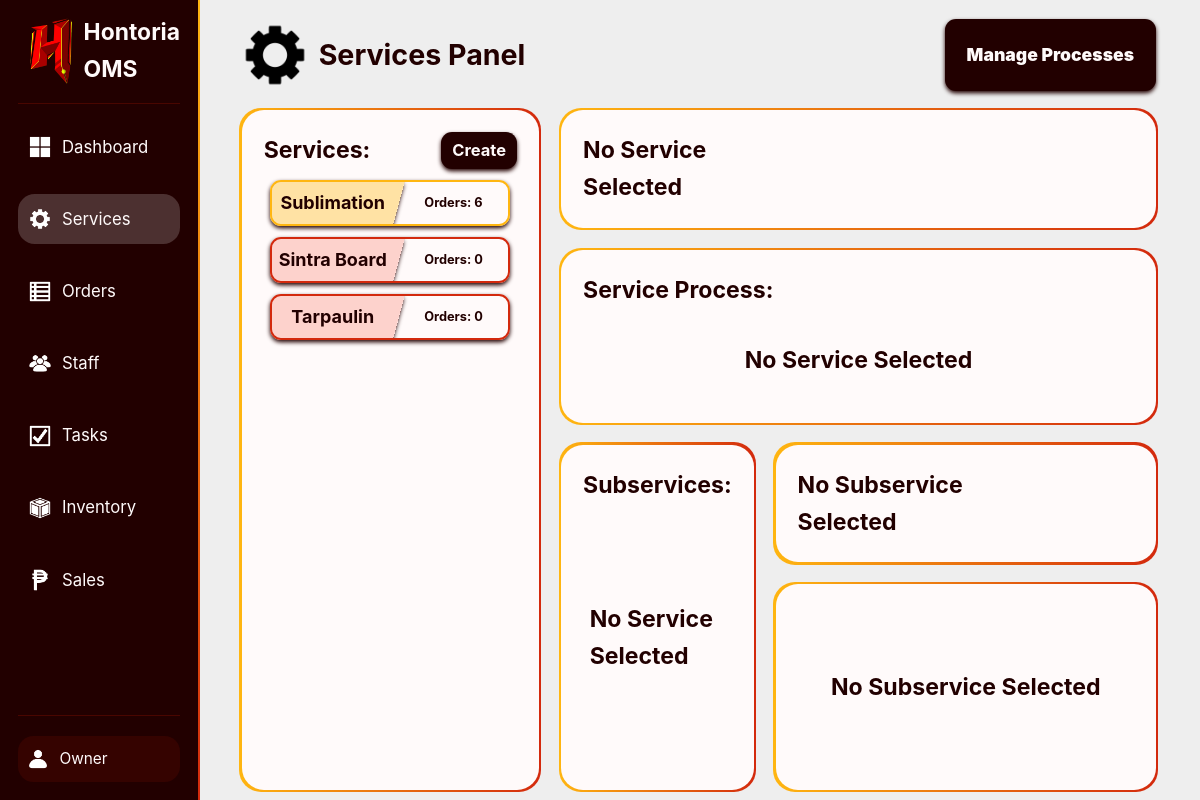
/internalWeb/public/index.php?page=services (signed in), run on the app's committed database.
### tables this page shows
CREATE TABLE services (
    id INT UNSIGNED AUTO_INCREMENT PRIMARY KEY,
    name VARCHAR(50) UNIQUE NOT NULL,
    hasDesign BOOLEAN DEFAULT FALSE,
    hasVariableList BOOLEAN DEFAULT FALSE,
    isActive BOOLEAN DEFAULT FALSE,
    description TEXT
);

### InternalWeb/Controllers/ServicesC.php (called while the page is built, shortened)
<?php
class ServicesC {
    private $servicesModel;
    public function __construct($pdo) {
        require_once __DIR__ . '/../Models/ServicesM.php';
        $this->servicesModel = new ServicesM($pdo);
    }
    public function showServices($serviceID, $subserviceID) {
        $servicesList = $this->servicesModel->getServices();
        $serviceOrderCountMap = $this->servicesModel->getAllServicesOrderCountMapped();
        require __DIR__ . '/../Views/Services/Page.php';
    }
}

### InternalWeb/Models/ServicesM.php (called while the page is built, shortened)
<?php
class ServicesM {
    private $pdo;
    public function __construct($pdo) {
        $this->pdo = $pdo;
    }
    public function getServices() {
        $query = "SELECT * FROM services ORDER BY isActive DESC, name ASC";
        $stmt = $this->pdo->prepare($query);
        $stmt->execute();
        return $stmt->fetchAll(PDO::FETCH_ASSOC);
    }
    public function getAllServicesOrderCount() {
        $query = "
            SELECT
                services.id AS serviceID,
                COUNT(orders.id) AS orderCount
            FROM orders
            JOIN subservices ON orders.subserviceID = subservices.id
            JOIN services ON subservices.serviceID = services.id
            GROUP BY services.id
        ";
        $stmt = $this->pdo->prepare($query);
        $stmt->execute();
        return $stmt->fetchAll(PDO::FETCH_ASSOC);
    }
    public function getAllServicesOrderCountMapped() {
        $map = [];
        foreach ($this->getAllServicesOrderCount() as $item) {
            $map[$item['serviceID']] = $item['orderCount'];
        }
        return $map;
    }
}

### InternalWeb/Views/Services/Page.php (the view, shortened to what this page needs)
<!DOCTYPE html>
<html>
<head>
    <link rel="stylesheet" href="../../Shared/CSS/Main.css">
    <link rel="stylesheet" href="../.CSS/ServicesPage.css">
</head>
<body class="asideLayout fixedScreen">
    <?php include("../Views/.Components/SideBar.php"); ?>
    <main class="columnLayout midGap">
        <h1 class="titleLogo minGap tinHeight">
            <img src="../../Shared/Img/GearIcon.png" alt="Gear"> Services Panel
            <div class="rowLayout minGap flexMax contentFlexEnd">
                <a href="index.php?page=services&action=manageProcesses" class="roundedMin centerColumnLayout importantInput regPadding emphasizedText shadowed">
                    Manage Processes
                </a>
            </div>
        </h1>
        <section class="rowLayout flexMax midGap">
            <div class="flexMid columnLayout midGap">
                <section class="centerColumnLayout roundedMid flexMid">
                    <div class="box fullHeight fullWidth roundedMid columnLayout tinGap">
                        <div class="centerHoriRowLayout">
                            <h2 class="flexMax">Services:</h2>
                            <button type="button" class="darkBG emphasizedText noBorder shadowed whiteText centerColumnLayout fullHeight"
                                id="createServiceButton">
                                <b>Create</b>
                            </button>
                        </div>
                        <section class="minGap columnLayout scrollable flexMax noFlexBasis noMinHeight contentFlexStart regMinPadding" id="servicesList">
                            <?php foreach ($servicesList as $service): ?>
                                <?php
                                $name = trim("{$service['name']}");
                                $borderClass = $service['isActive'] ? 'yellowBorder' : 'redBorder';
                                $bgClass = $service['isActive'] ? 'yellowTransBG' : 'redTransBG';
                                $orderCount = $serviceOrderCountMap[$service['id']] ?? 0;
                                ?>
                                <div class="roundedMin centerHoriRowLayout flexStatic serviceElement <?= $borderClass ?> shadowed clickable fixedScreen noShrink"
                                    data-id="<?= $service['id'] ?>" data-name="<?= $service['name'] ?>" data-is-active="<?= $service['isActive'] ?>"
                                    data-has-design="<?= $service['hasDesign'] ?>" data-has-variable-list="<?= $service['hasVariableList'] ?>"
                                    data-order-count="<?= $orderCount ?>">
                                    <div class="capitalFirst centerText regMinPadding flexMax skewedXNegBG shadowed <?= $bgClass ?>">
                                        <h3><?= $name ?></h3>
                                    </div>
                                    <h5 class="capitalFirst centerText regMinPadding minWidth">Orders: <?= $orderCount ?></h5>
                                </div>
                            <?php endforeach; ?>
                        </section>
                    </div>
                </section>
            </div>
            <section class="columnLayout midGap flexMax">
                <section class="centerColumnLayout roundedMid minGap">
                    <div class="centerHoriRowLayout minGap box roundedMid fullHeight fullWidth">
                        <h2 id="selectedServiceTitle" class="capitalFirst flexMax">No Service Selected</h2>
                        <div class="flexMax centerHoriRowLayout minGap fullHeight" id="objectiveButtonsContainer"></div>
                        <div class="flexMid centerHoriRowLayout minGap fullHeight" id="serviceStatusButtonsContainer"></div>
                    </div>
                </section>
                <div class="columnLayout flexMax midGap">
                    <section class="centerColumnLayout roundedMid minGap flexMid">
                        <div class="columnLayout minGap box roundedMid fullHeight fullWidth">
                            <div class="centerHoriRowLayout minGap">
                                <h2 class="flexMax">Service Process:</h2>
                            </div>
                            <div class="centerHoriRowLayout minGap flexMax" id="serviceProcess">
                                <h2 class="centerMarginsSelf">No Service Selected</h2>
                            </div>
                        </div>
                    </section>
                    <div class="rowLayout flexMax midGap noMinHeight noFlexBasis">
                        <section class="centerColumnLayout roundedMid minGap flexMid">
                            <div class="box fullHeight fullWidth roundedMid columnLayout tinGap">
                                <div class="centerHoriRowLayout">
                                    <h2 class="flexMax">Subservices:</h2>
                                </div>
                                <section class="minGap columnLayout scrollable flexMax noFlexBasis noMinHeight contentFlexStart regMinPadding" id="subservicesContainer">
                                    <h2 class="centerMarginsSelf">No Service Selected</h2>
                                </section>
                            </div>
                        </section>
                        <div class="columnLayout midGap flexMax">
                            <section class="centerRowLayout roundedMid">
                                <div class="centerHoriRowLayout minGap box roundedMid fullHeight fullWidth">
                                    <h2 class="flexMax capitalFirst" id="selectedSubserviceTitle">No Subservice Selected</h2>
                                    <div class="centerHoriRowLayout minGap fullHeight flexMid" id="subserviceStatusButtonsContainer"></div>
                                </div>
                            </section>
                            <section class="centerRowLayout roundedMid flexMax">
                                <div class="centerHoriRowLayout minGap box roundedMid fullHeight fullWidth" id="subserviceDataContainer">
                                    <h2 class="centerMarginsSelf">No Subservice Selected</h2>
                                </div>
                            </section>
                        </div>
                    </div>
                </div>
            </section>
        </section>
    </main>
    <?php include("../Views/.Components/ConfirmationBox.php"); ?>
    <?php include("../Views/.Components/ImageBox.php"); ?>
</body>
</html>

### PublicWeb/.CSS/ServicesPage.css (style rules this page uses)
:root { --shadow-md: 0 8px 32px rgba(0, 0, 0, 0.12); --radius: 8px; --radius-md: 14px; --sb-w: 220px; }

### Shared/CSS/Base.css (style rules this page uses)
* { margin: 0; padding: 0; box-sizing: border-box; }
html { font-family: "Inter", -apple-system, BlinkMacSystemFont, "Segoe UI", Roboto, "Helvetica Neue", Arial, "Noto Sans", sans-serif, "Apple Color Emoji", "Segoe UI Emoji", "Segoe UI Symbol", "Noto Color Emoji"; font-size: 22px; line-height: 1.6; color: var(--dark); }
:root { --white: #fffafa; --whiteTrans: #fffafa31; --whiteFaded: #fffafa17; --dark: #220000; --darkTrans: #22000046; --darkFaded: #2200002a; --darkGray: #dbd1d1; --lightGray: #f7f7f7; --gray: #eeeeee; --red: #d3290d; --lightRed: #fdd2cc; --redTrans: #f522022f; --redFaded: #f5220217; --yellow: #FFB611; --lightYellow: #ffe2a4; --yellowTrans: #ffb8115e; --yellowFaded: #ffb81125; --yellowGreen: #efff11; --yellowGreenTrans: #efff115e; --green: #2eef10; --greenTrans: #2eef1057; --greenFaded: #2eef1027; --blue: #088bfd; --gradientDiag: linear-gradient(to left, var(--red), var(--yellow)); --gradientVert: linear-gradient(to top, var(--red), var(--yellow)); }
body { min-height: 100vh; overflow-x: hidden; background-color: var(--gray); }
input[type=text], input[type=number], input[type=password], input[type=search], input[type=tel], input[type=email], input[type=url], input[type=button], input[type=submit], input[type=date], input[type="file"], button, select, textarea { font-family: "Inter", -apple-system, BlinkMacSystemFont, "Segoe UI", Roboto, "Helvetica Neue", Arial, "Noto Sans", sans-serif, "Apple Color Emoji", "Segoe UI Emoji", "Segoe UI Symbol", "Noto Color Emoji"; height: 1.7rem; padding: 0 0.5rem; background: var(--lightGray); border-radius: 0.5rem; border: 0.1em solid var(--darkGray); }
input[type=button], input[type=submit], button, select, a { cursor: pointer; font-size: 0.7rem; }
a { color: var(--white); text-decoration: none; }
img { height: 70%; }
p, div { font-size: 0.7rem; }
b { font-size: 0.75rem; }
* { scrollbar-width: thin; }

### Shared/CSS/Layout.css (style rules this page uses)
.centerColumnLayout { display: flex; justify-content: center; flex-direction: column; align-items: center; }
.asideLayout { display: flex; }
.asideLayout>main { flex: 6; }
.asideLayout>main>*:first-child { margin-top: 1rem; }
.asideLayout>main>* { margin-right: 2rem; margin-left: 2rem; }
.asideLayout>main>section { max-height: 85vh; height: 85vh; }
.columnLayout { display: flex; flex-direction: column; }
.tinGap { gap: 0.2rem; }
.minGap { gap: 0.5rem; }
.midGap { gap: 1rem; }
.fullHeight { height: 100%; }
.fullWidth { width: 100%; }
.centerRowLayout { display: flex; align-items: center; justify-content: center; flex-direction: row; }
.centerHoriRowLayout { display: flex; align-items: center; flex-direction: row; }
.rowLayout { display: flex; flex-direction: row; }
.regMinPadding { padding: 0.3rem !important; }
.regPadding { padding: 1rem !important; }
.flexMid { flex: 3 !important; }
.flexMax { flex: 6 !important; }
.scrollable { overflow-y: scroll !important; }
.fixedScreen { overflow: hidden; }
.minWidth { width: 5rem; }
.tinHeight { height: 3rem !important; }
.contentFlexStart { align-content: flex-start; }
.contentFlexEnd { justify-content: flex-end; }
.flexStatic { flex-grow: 0; }
.centerMarginsSelf { margin: auto; }
.noShrink { flex-shrink: 0; }
.noMinHeight { min-height: 0 !important; }
.noFlexBasis { flex-basis: 0 !important; }

### data on the page
services: name "Sublimation", id "6"
services: name "Sintra Board", orderCount "0"
services: name "Tarpaulin", orderCount "0"

### other printed values
$linkData['label'] "Dashboard"
$linkData['label'] "Services"
$linkData['label'] "Orders"
$linkData['label'] "Staff"
$linkData['label'] "Tasks"
$linkData['label'] "Inventory"
$linkData['label'] "Sales"
$_SESSION['username'] "Owner"
